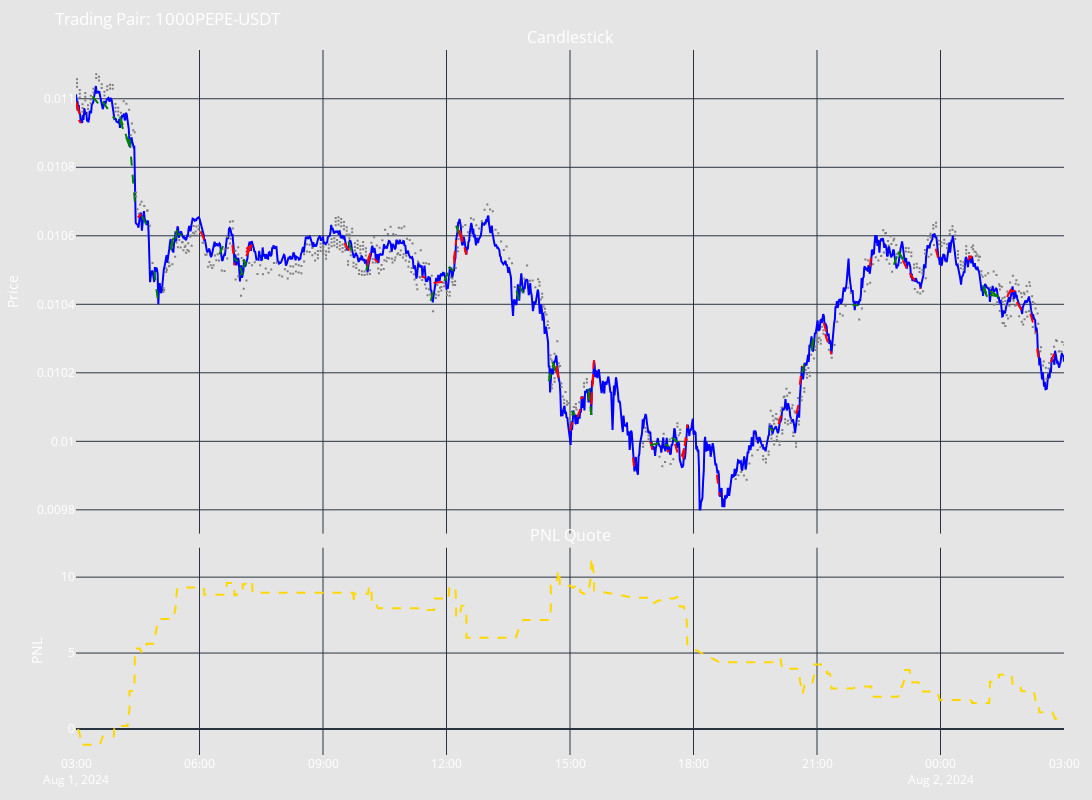

The notebook cell saved with this chart:
### Code cell
# Let's see what is inside the backtesting results
print(backtesting_result.get_results_summary())
backtesting_result.get_backtesting_figure()
